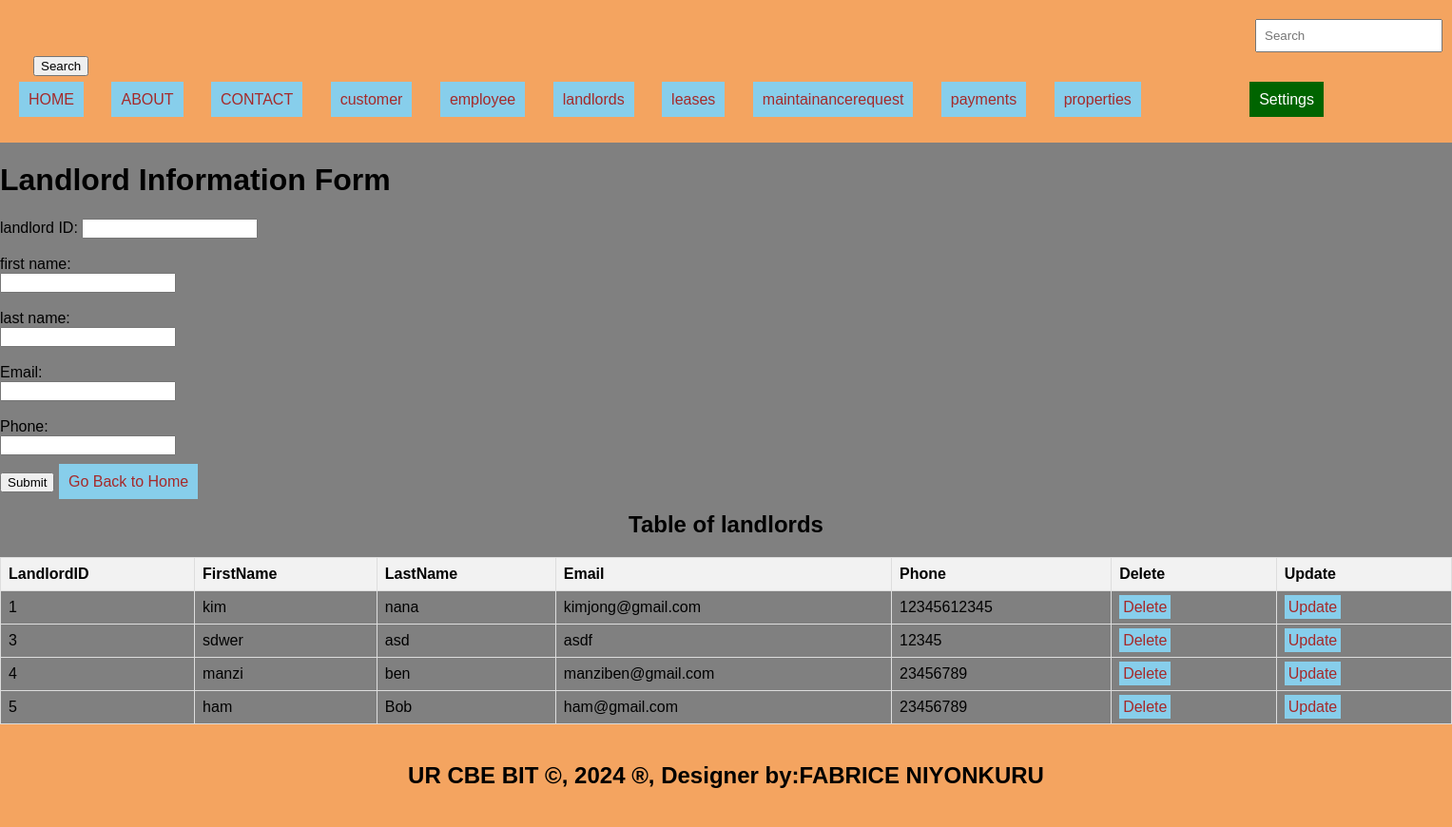
The app's page /landlord.php with its own data.
### tables this page shows
CREATE TABLE `landlords` (
  `LandlordID` int(11) NOT NULL,
  `FirstName` varchar(50) DEFAULT NULL,
  `LastName` varchar(50) DEFAULT NULL,
  `Email` varchar(100) DEFAULT NULL,
  `Phone` varchar(20) DEFAULT NULL
);

### landlord.php (the view, shortened to what this page needs)
<!DOCTYPE html>
<html>
<head>
</head>
<head>
  <link rel="stylesheet" type="text/css" href="style.css" title="style 1" media="screen, tv, projection, handheld, print"/>
</head>
<body bgcolor="gray">
<header>
<form class="d-flex" role="search" action="search.php">
  <input class="form-control me-2" type="search" placeholder="Search" aria-label="Search" name ="query">
  <button class="btn btn-outline-success" type="submit">Search</button>
</form>
  <ul style="list-style-type: none; padding: 0;">
    <li style="display: inline; margin-right: 10px;">
      <a href="./home.html">HOME</a>
    </li>
    <li style="display: inline; margin-right: 10px;"><a href="./about.html">ABOUT</a></li>
    <li style="display: inline; margin-right: 10px;"><a href="./contact.html">CONTACT</a></li>
    <li style="display: inline; margin-right: 10px;"><a href="./customer.php">customer</a></li>
    <li style="display: inline; margin-right: 10px;"><a href="./employee.php">employee</a></li>
    <li style="display: inline; margin-right: 10px;"><a href="./landlord.php">landlords</a></li>
    <li style="display: inline; margin-right: 10px;"><a href="./leases.php">leases</a></li>
    <li style="display: inline; margin-right: 10px;"><a href="./maintenancerequest.php">maintainancerequest</a></li>
    <li style="display: inline; margin-right: 10px;"><a href="./payment.php">payments</a></li>
    <li style="display: inline; margin-right: 10px;"><a href="./properties.php">properties</a></li>
    <li class="dropdown">
      <a href="#" style="color: white; background-color: darkgreen; text-decoration: none; margin-right: 15px;">Settings</a>
    </li>
  </ul>
</header>
    <h1>Landlord Information Form</h1>
   <form method="post" onsubmit="return confirmInsert();">
       <label for="LandlordID">landlord ID:</label>
        <input type="number" id="landlord id" name="landlord id" required><br><br>
         <label for="first name">first name:</label><br>
        <input type="text" id="first name" name="firstname" required><br><br>
        <label for="Last name">last name:</label><br>
        <input type="text" id="last name" name="lastname" required><br><br>
        <label for="email">Email:</label><br>
        <input type="email" id="email" name="email" required><br><br>
        <label for="phone">Phone:</label><br>
        <input type="tel" id="phone" name="phone" required><br><br>
        <input type="submit" value="Submit">
        <a href="./home.html">Go Back to Home</a>
    </form>
</body>
</html>
<?php
include('database_connection.php');
$sql = "SELECT * FROM landlords";
$result = $connection->query($sql);
?>
<!DOCTYPE html>
<html>
<head>
</head>
<body>
    <center><h2>Table of landlords</h2></center>
    <table>
        <tr>
            <th>LandlordID </th>
            <th>FirstName</th>
            <th>LastName</th>
            <th>Email</th>
            <th>Phone</th>
            <th>Delete</th>
            <th>Update</th>
        </tr>
        <?php
        if ($result->num_rows > 0) {
            while ($row = $result->fetch_assoc()) {
                echo "<tr>
                <td>" . $row["LandlordID"] . "</td>
                <td>" . $row["FirstName"] . "</td>
                <td>" . $row["LastName"] . "</td>
                <td>" . $row["Email"] . "</td>
                <td>" . $row["Phone"] . "</td>
                <td><a style='padding:4px' href='delete landlord.php?LandlordID=".$row['LandlordID']."'>Delete</a></td>
                <td><a style='padding:4px' href='update landlord.php?LandlordID=".$row['LandlordID']."'>Update</a></td>
              </tr>";
            }
        } else {
            echo "<tr><td colspan='6'>No data found</td></tr>";
        }
        ?>
    </table>
    <footer>
  <center>
    <b><h2>UR CBE BIT &copy, 2024 &reg, Designer by:FABRICE NIYONKURU </h2></b>
  </center>
</footer>
</body>
</html>

### style.css (style rules this page uses)
body { font-family: Arial, sans-serif; margin: 0; padding: 0; }
header { background-color: #F4A460; padding: 20px; }
footer { background-color: #F4A460; padding: 20px; }

### landlord.php (style rules this page uses)
a { padding: 10px; color: white; background-color: skyblue; text-decoration: none; margin-right: 15px; }
a:link { color: brown; }
button.btn { margin-left: 15px; margin-top: 4px; }
input.form-control { margin-left: 1300px; padding: 8px; }
header { background-color: #F4A460; padding: 20px; }
footer { background-color: #F4A460; padding: 20px; }
.dropdown { float: right; margin-right: 100px; position: relative; }
table { width: 100%; border-collapse: collapse; }
th, td { border: 1px solid #ddd; padding: 8px; text-align: left; }
th { background-color: #f2f2f2; }

### records on screen
landlords: LandlordID "1", FirstName "kim", LastName "nana", Email "kimjong@gmail.com", Phone "12345612345"
landlords: LandlordID "3", FirstName "sdwer", LastName "asd", Email "asdf", Phone "12345"
landlords: LandlordID "4", FirstName "manzi", LastName "ben", Email "manziben@gmail.com", Phone "23456789"
landlords: LandlordID "5", FirstName "ham", LastName "Bob", Email "ham@gmail.com", Phone "23456789"
